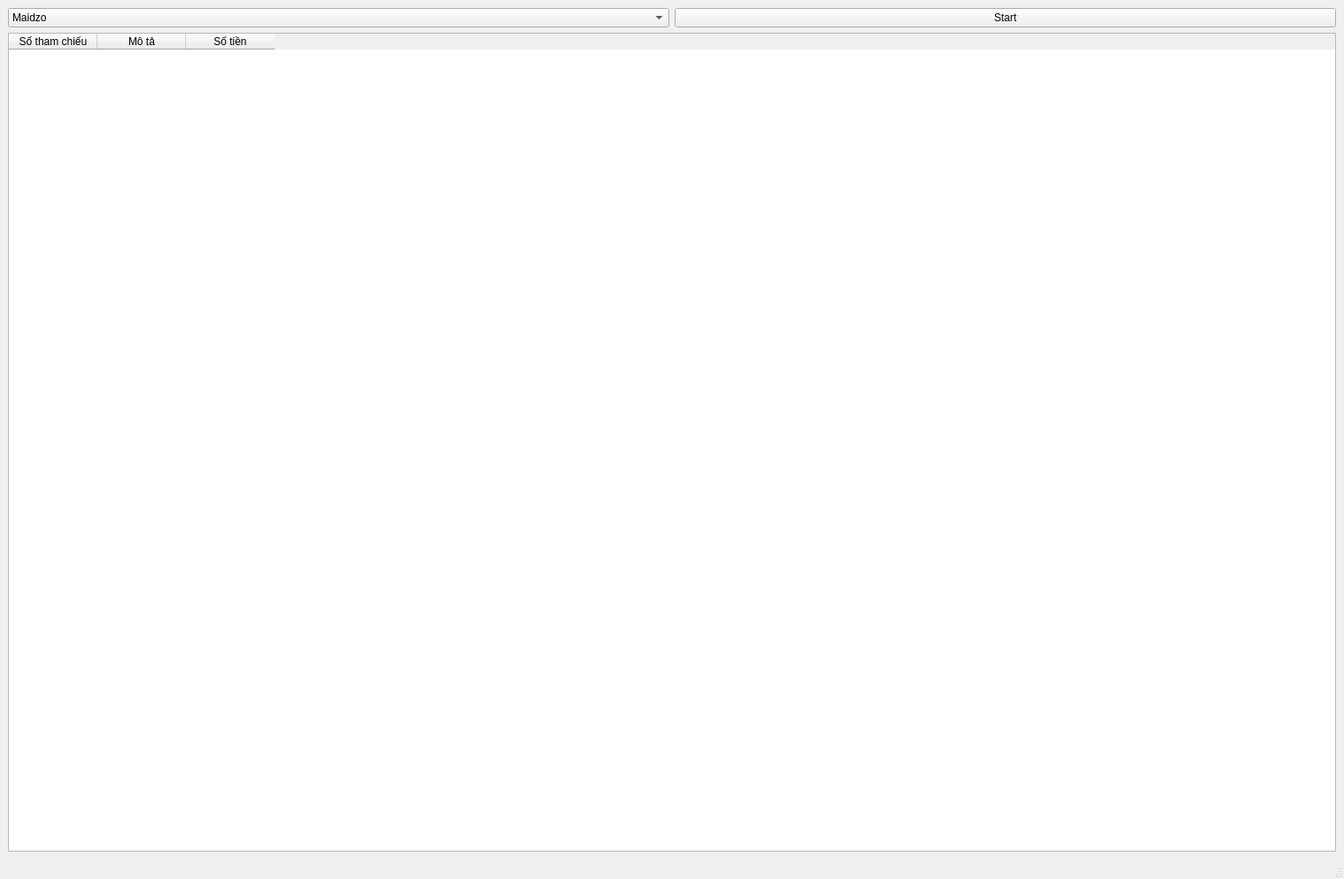
<?xml version="1.0" encoding="UTF-8"?>
<ui version="4.0">
 <class>MainWindow</class>
 <widget class="QMainWindow" name="MainWindow">
  <property name="geometry">
   <rect>
    <x>0</x>
    <y>0</y>
    <width>1518</width>
    <height>993</height>
   </rect>
  </property>
  <property name="windowTitle">
   <string>MainWindow</string>
  </property>
  <widget class="QWidget" name="centralwidget">
   <layout class="QGridLayout" name="gridLayout">
    <item row="0" column="1" rowspan="2">
     <widget class="QComboBox" name="comboBoxSite">
      <item>
       <property name="text">
        <string>Maidzo</string>
       </property>
      </item>
      <item>
       <property name="text">
        <string>Chuyenhang365</string>
       </property>
      </item>
      <item>
       <property name="text">
        <string>Alo68</string>
       </property>
      </item>
      <item>
       <property name="text">
        <string>Shipway247</string>
       </property>
      </item>
      <item>
       <property name="text">
        <string>Alochuyenhang</string>
       </property>
      </item>
      <item>
       <property name="text">
        <string>Vanma</string>
       </property>
      </item>
      <item>
       <property name="text">
        <string>Vanchuyensieure</string>
       </property>
      </item>
      <item>
       <property name="text">
        <string>Phathangsieuroc</string>
       </property>
      </item>
      <item>
       <property name="text">
        <string>Ordersieure</string>
       </property>
      </item>
      <item>
       <property name="text">
        <string>Sieunhap</string>
       </property>
      </item>
      <item>
       <property name="text">
        <string>Thegioinhaphang</string>
       </property>
      </item>
     </widget>
    </item>
    <item row="0" column="2" rowspan="2">
     <widget class="QPushButton" name="pushButtonStart">
      <property name="text">
       <string>Start</string>
      </property>
     </widget>
    </item>
    <item row="2" column="1" colspan="2">
     <widget class="QTableWidget" name="tableWidgetReport">
      <column>
       <property name="text">
        <string>Số tham chiếu</string>
       </property>
      </column>
      <column>
       <property name="text">
        <string>Mô tả</string>
       </property>
      </column>
      <column>
       <property name="text">
        <string>Số tiền</string>
       </property>
      </column>
     </widget>
    </item>
   </layout>
  </widget>
  <widget class="QStatusBar" name="statusbar"/>
 </widget>
 <resources/>
 <connections/>
</ui>
